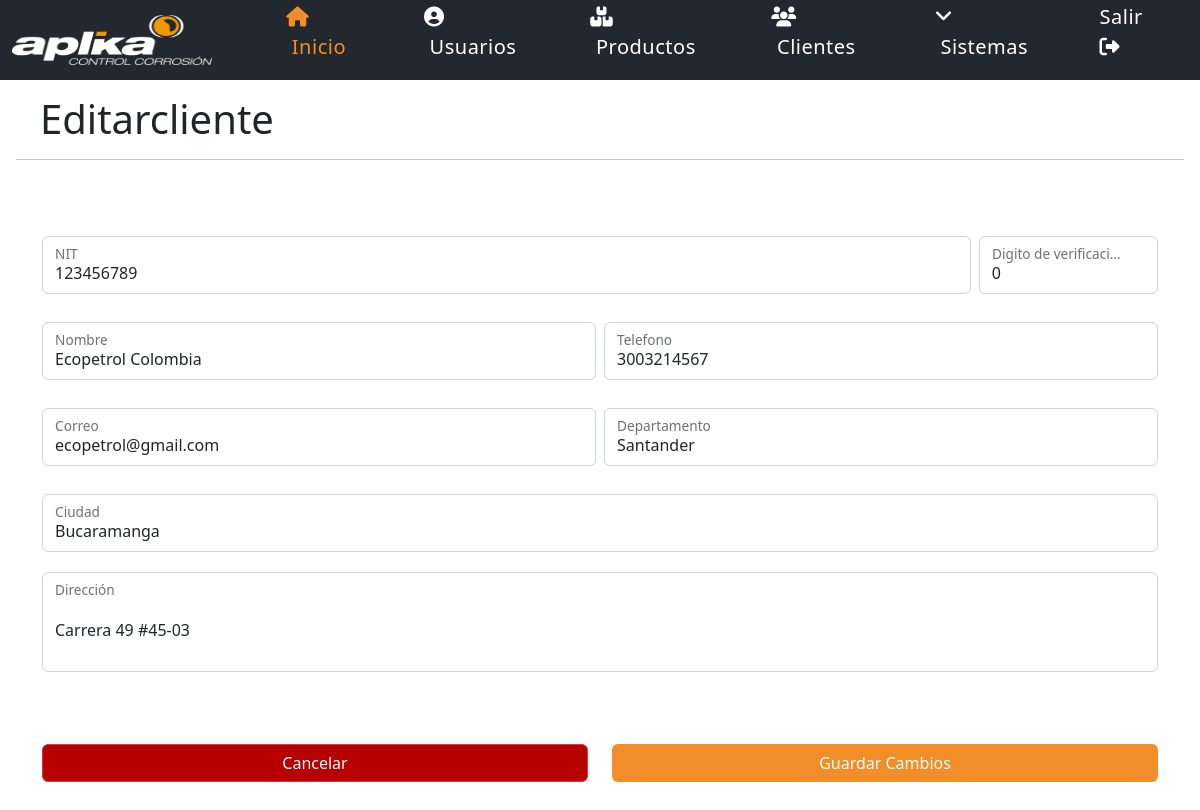
The app's page /editar_cliente.php?id=58 (signed in), older data.
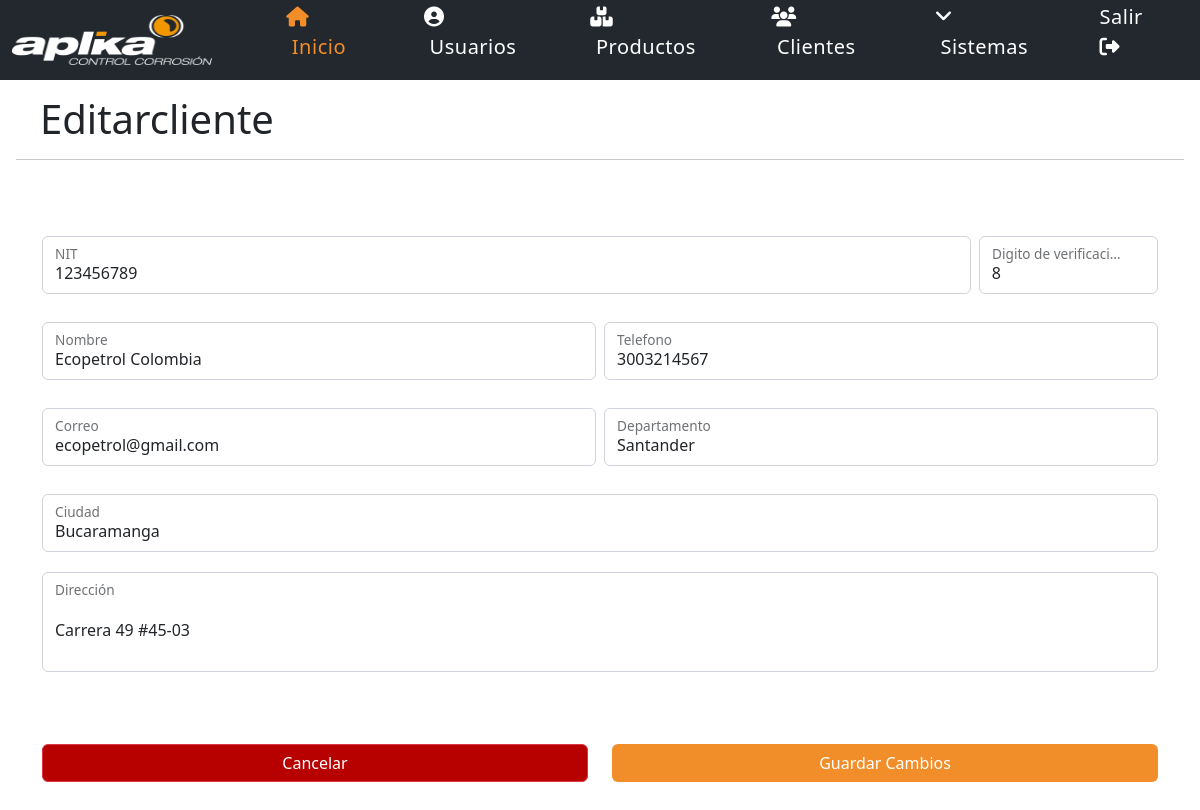
The same page, newer data.
### tables this page shows
CREATE TABLE IF NOT EXISTS `clientes` (
  `id` int(11) NOT NULL AUTO_INCREMENT,
  `nit` bigint(20) NOT NULL,
  `dv` int(10) DEFAULT NULL,
  `nombre` varchar(200) NOT NULL,
  `celular` varchar(100) NOT NULL,
  `correo` varchar(120) NOT NULL,
  `departamento` varchar(120) NOT NULL,
  `ciudad` varchar(120) NOT NULL,
  `direccion` varchar(200) NOT NULL,
  PRIMARY KEY (`id`)
);

### editar_cliente.php (the view, shortened to what this page needs)
<?php include("template/encabezado.php");
$id = $_GET['id'];
$host = 'localhost';
$username = 'root';
$password = '123456';
$conexion = mysqli_connect( $host, $username, $password ) or die ("No se ha podido conectar al servidor de Base de datos");
$consulta = "SELECT * FROM clientes Where id = '$id'";
$resultado = mysqli_query( $conexion, $consulta ) or die ( "Algo ha ido mal en la consulta a la base de datos");
$cliente = mysqli_fetch_array($resultado);
?>
<h1>Editarcliente</h1>
<hr class="separador">
<form action="actualizar_cliente.php" METHOD="POST">
    <div class="container">
        <div class="row g-2 form-client">
            <div class="col-md-10">
                <div class="form-floating">
                    <input value="<?php echo $cliente['nit']; ?>" type="text" class="form-control" name="nit" id="floatingInputGrid" required>
                    <label for="floatingInputGrid">NIT</label>
                </div>
            </div>
            <div class="col-md-2">
                <div class="form-floating">
                    <input value="<?php echo $cliente['dv']; ?>" type="number" class="form-control" id="floatingInputGrid" name="dv">
                    <label for="floatingInputGrid">Digito de verificación</label>
                </div>
            </div>
        </div>
        <div class="row g-2 form-client" >
            <div class="col-md">
                <div class="form-floating">
                  <input value="<?php echo $cliente['nombre']; ?>" type="text" class="form-control" id="floatingInputGrid" name="nombre" required>
                  <label for="floatingInputGrid">Nombre</label>
                </div>
            </div>
            <div class="col-md">
                <div class="form-floating">
                    <input value="<?php echo $cliente['celular']; ?>" type="text" class="form-control" id="floatingInputGrid" name="tel" required>
                    <label for="floatingInputGrid">Telefono</label>
                </div>
            </div>
        </div>
        <div class="row g-2 form-client">
            <div class="col-md">
                <div class="form-floating">
                  <input value="<?php echo $cliente['correo']; ?>" type="email" class="form-control" id="floatingInputGrid" name="correo" required>
                  <label for="floatingInputGrid">Correo</label>
                </div>
            </div>
            <div class="col-md">
                <div class="form-floating">
                    <input value="<?php echo $cliente['departamento']; ?>" type="text" class="form-control" id="floatingInputGrid" name="dep" required>
                    <label for="floatingInputGrid">Departamento</label>
                </div>
            </div>
        </div>
        <div class="row g-2 form-client">
            <div class="col-md">
                <div class="form-floating">
                    <input value="<?php echo $cliente['ciudad']; ?>" type="text" class="form-control" id="floatingInputGrid" name="ciudad" required>
                    <label for="floatingInputGrid">Ciudad</label>
                </div>
            </div>
        </div>
        <div class="row form-client" style="height: 100px;">
            <div class="col-md">
                <div class="form-floating">
                   <input value="<?php echo $cliente['direccion']; ?>" style="height: 100px;"type="text" class="form-control" id="floatingInputGrid" name="dir" required>
                   <label for="floatingInputGrid">Dirección</label>
                </div>
            </div>
        </div>
        <br><br><br>
        <div class="row">
        <div class="col-md-6">
            <div class="d-grid gap-2">
				<a class="btn btn-danger" href="cliente.php" style="background-color: #b70000; color:white; float: right">Cancelar</a>
        	</div>
		</div>
        <div class="col-md-6">
			<div class="d-grid gap-2">
				<button class="btn btn-succes" type="submit" style="background-color: #F28E2A; color:white; float: right">Guardar Cambios</button>
        	</div>
		</div>
        </div>
    </div>
</form>
<br><br><br>
<?php include("template/pie.php");?>

Row changes from the older to the newer data that the page shows:
changed clientes "Ecopetrol Colombia": dv "0" → "8"
